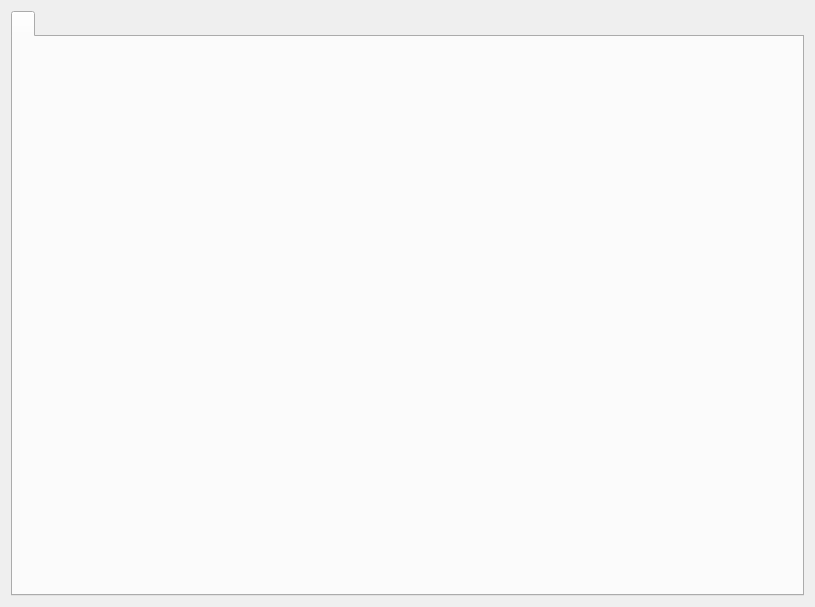
<?xml version="1.0" encoding="UTF-8"?>
<ui version="4.0">
 <class>VanillaPage</class>
 <widget class="QWidget" name="VanillaPage">
  <property name="geometry">
   <rect>
    <x>0</x>
    <y>0</y>
    <width>815</width>
    <height>607</height>
   </rect>
  </property>
  <layout class="QVBoxLayout" name="verticalLayout">
   <item>
    <widget class="QTabWidget" name="tabWidget">
     <property name="currentIndex">
      <number>0</number>
     </property>
     <widget class="VersionSelectWidget" name="versionSelect">
      <attribute name="title">
       <string notr="true"/>
      </attribute>
     </widget>
    </widget>
   </item>
  </layout>
 </widget>
 <customwidgets>
  <customwidget>
   <class>VersionSelectWidget</class>
   <extends>QWidget</extends>
   <header>widgets/VersionSelectWidget.h</header>
   <container>1</container>
  </customwidget>
 </customwidgets>
 <resources/>
 <connections/>
</ui>
